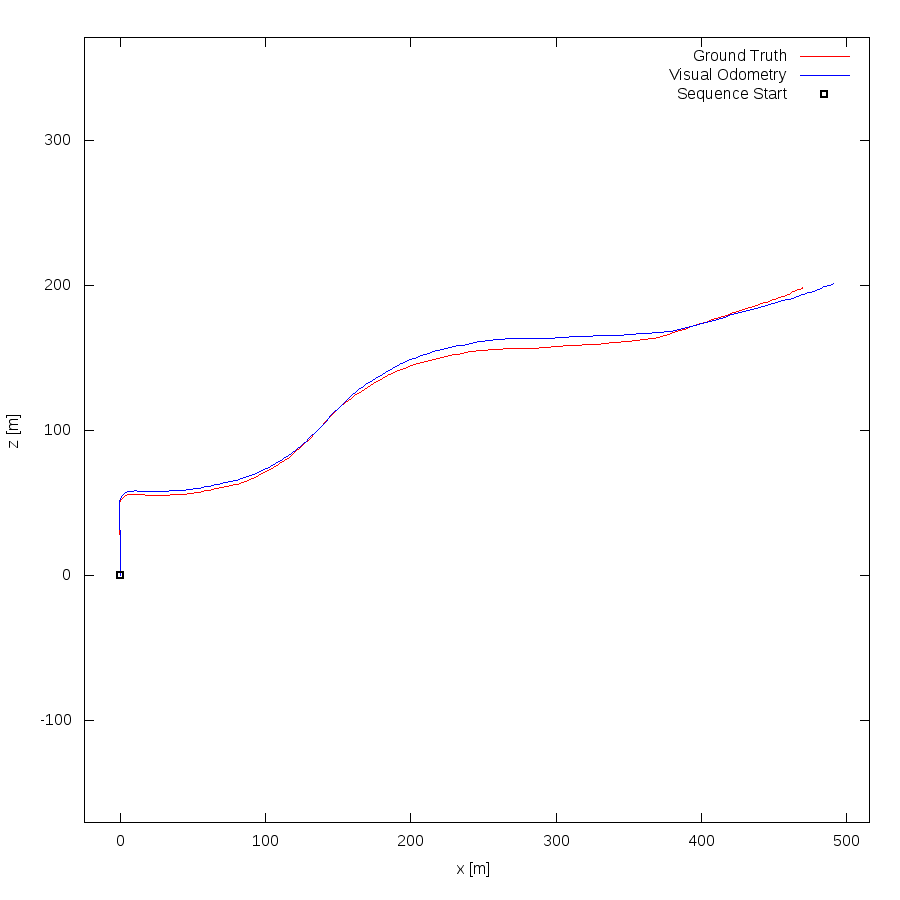

Generate this figure with gnuplot:
set term postscript eps enhanced color
set output "03.eps"
set size ratio -1
set xrange [-25:516]
set yrange [-170:371]
set xlabel "x [m]"
set ylabel "z [m]"
plot "03.txt" using 1:2 lc rgb "#FF0000" title 'Ground Truth' w lines,"03.txt" using 3:4 lc rgb "#0000FF" title 'Visual Odometry' w lines,"< head -1 03.txt" using 1:2 lc rgb "#000000" pt 4 ps 1 lw 2 title 'Sequence Start' w points
